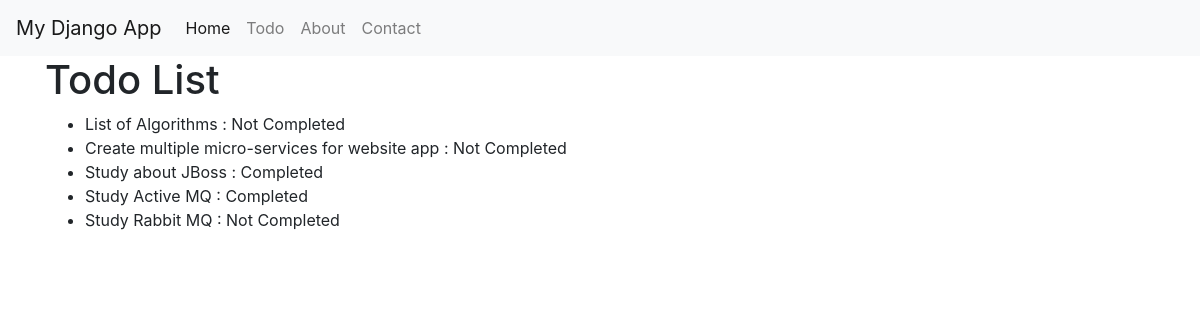
The page /todos/ on the database its author committed.
### py_dj_first_app/models.py (models this page shows)
class TodoItem(models.Model):
    title = models.CharField(max_length=200)
    completed = models.BooleanField(default=False)

### py_dj_first_app/views.py (the view)
# urls.py: path("todos/", views.todos, name="Todos"),
def todos(request):
    items = TodoItem.objects.all()
    return render(request, "todos.html", {"todos": items})

### py_dj_first_app/templates/todos.html (shortened to what this page needs)
{% extends "base.html" %}
{% block content %}
    <h1>Todo List</h1>
    <ul>
        {% for todo in todos %}
            <li>
                {{ todo.title }} : {% if todo.completed %}Completed{% else %}Not Completed{% endif %}
            </li>
        {% endfor %}
    </ul>
{% endblock %}

### py_dj_first_app/templates/base.html (shortened to what this page needs)
<!DOCTYPE html>
<html lang="en">
  <head>
    <link rel="stylesheet" href="https://stackpath.bootstrapcdn.com/bootstrap/4.3.1/css/bootstrap.min.css"  rel="stylesheet" />
  </head>
  <body>
    <nav class="navbar navbar-expand-lg navbar-light bg-light">
      <a class="navbar-brand" href="#">My Django App</a>
      <div class="collapse navbar-collapse" id="navbarNav">
        <ul class="navbar-nav">
          <li class="nav-item active">
            <a class="nav-link" href="/">Home</a>
          </li>
          <li class="nav-item">
            <a class="nav-link" href="todos/">Todo</a>
          </li>
          <li class="nav-item">
            <a class="nav-link" href="/about/">About</a>
          </li>
          <li class="nav-item">
            <a class="nav-link" href="/contact/">Contact</a>
          </li>
        </ul>
      </div>
    </nav>
    <div class="container">{% block content %} {% endblock %}</div>
  </body>
</html>

### rows shown on the page
TodoItem: title "List of Algorithms", completed "Not Completed"
TodoItem: title "Create multiple micro-services for website app", completed "Not Completed"
TodoItem: title "Study about JBoss", completed "Completed"
TodoItem: title "Study Active MQ", completed "Completed"
TodoItem: title "Study Rabbit MQ", completed "Not Completed"
